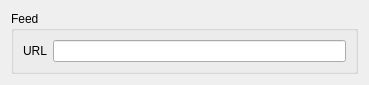
<?xml version="1.0" encoding="UTF-8"?>
<ui version="4.0">
 <class>ActionFeedForm</class>
 <widget class="QWidget" name="ActionFeedForm">
  <property name="geometry">
   <rect>
    <x>0</x>
    <y>0</y>
    <width>369</width>
    <height>79</height>
   </rect>
  </property>
  <property name="windowTitle">
   <string>Form</string>
  </property>
  <layout class="QVBoxLayout" name="verticalLayout">
   <item>
    <widget class="QGroupBox" name="qgbFeed">
     <property name="title">
      <string>Feed</string>
     </property>
     <layout class="QFormLayout" name="formLayout_2">
      <item row="0" column="0">
       <widget class="QLabel" name="qlURL">
        <property name="text">
         <string>URL</string>
        </property>
        <property name="buddy">
         <cstring>qleURL</cstring>
        </property>
       </widget>
      </item>
      <item row="0" column="1">
       <widget class="QLineEdit" name="qleURL"/>
      </item>
     </layout>
    </widget>
   </item>
  </layout>
 </widget>
 <resources/>
 <connections/>
</ui>
